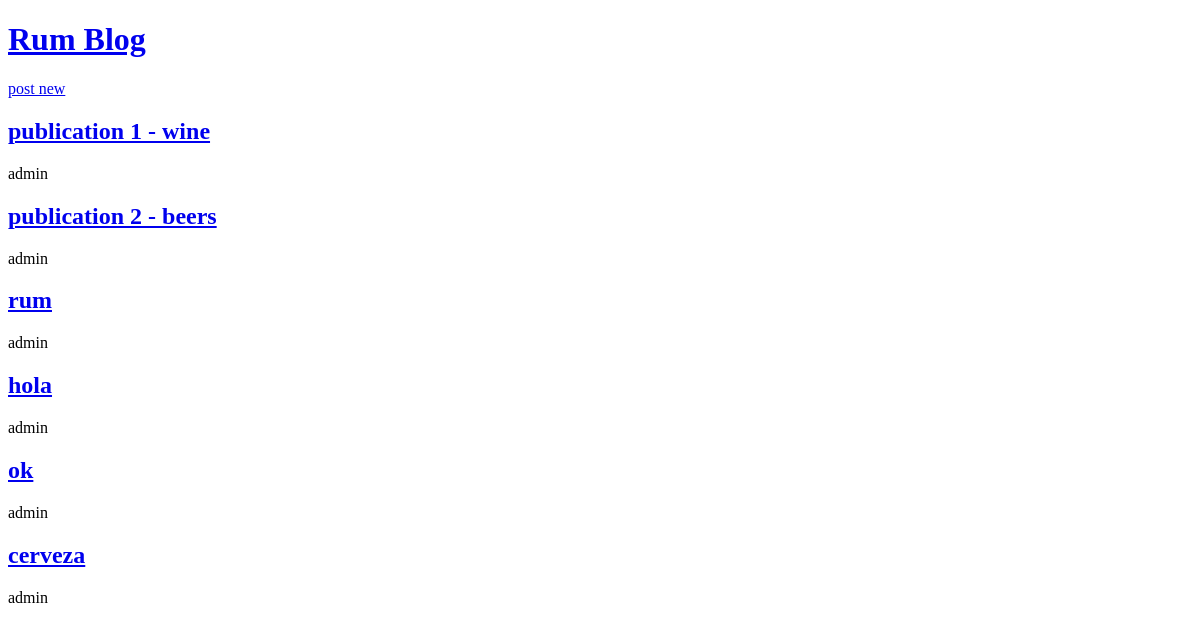
Before: / with the older database file.
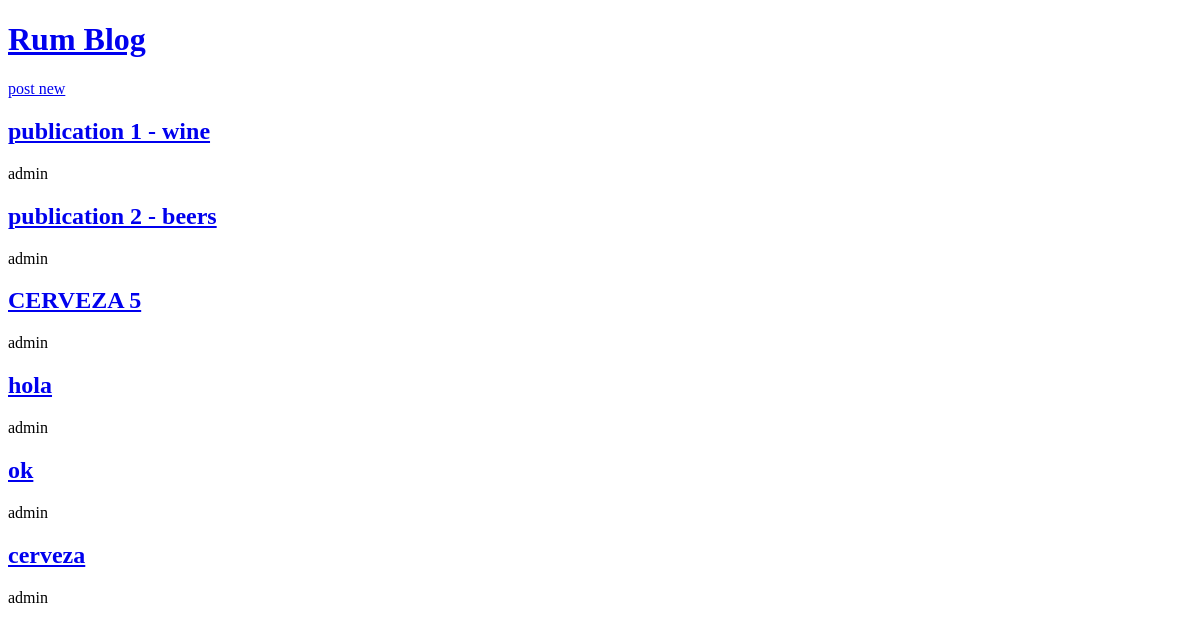
After: the same page with the newer database file.
### blogs/models.py (models this page shows, shortened)
class Publication(models.Model):
    title = models.CharField(max_length=200)
    author = models.ForeignKey(
        "auth.User",
        on_delete=models.CASCADE,
    )
    body = models.TextField()

### blogs/views.py (the view)
# urls.py: path('', BlogListView.as_view(), name='home'),
class BlogListView(ListView):
    model = Publication
    template_name = 'home.html'

### templates/home.html
{% extends "base.html" %}
{% block content %}
    {% for publication in publication_list %}
        <h2><a href="{% url 'post_detail' publication.pk %}">{{ publication.title }}</a></h2>
        <p>{{ publication.author }}</p>
    {% endfor %}
{% endblock content %}

Changed rows visible on the page:
changed Publication: title "rum" → "CERVEZA 5"
